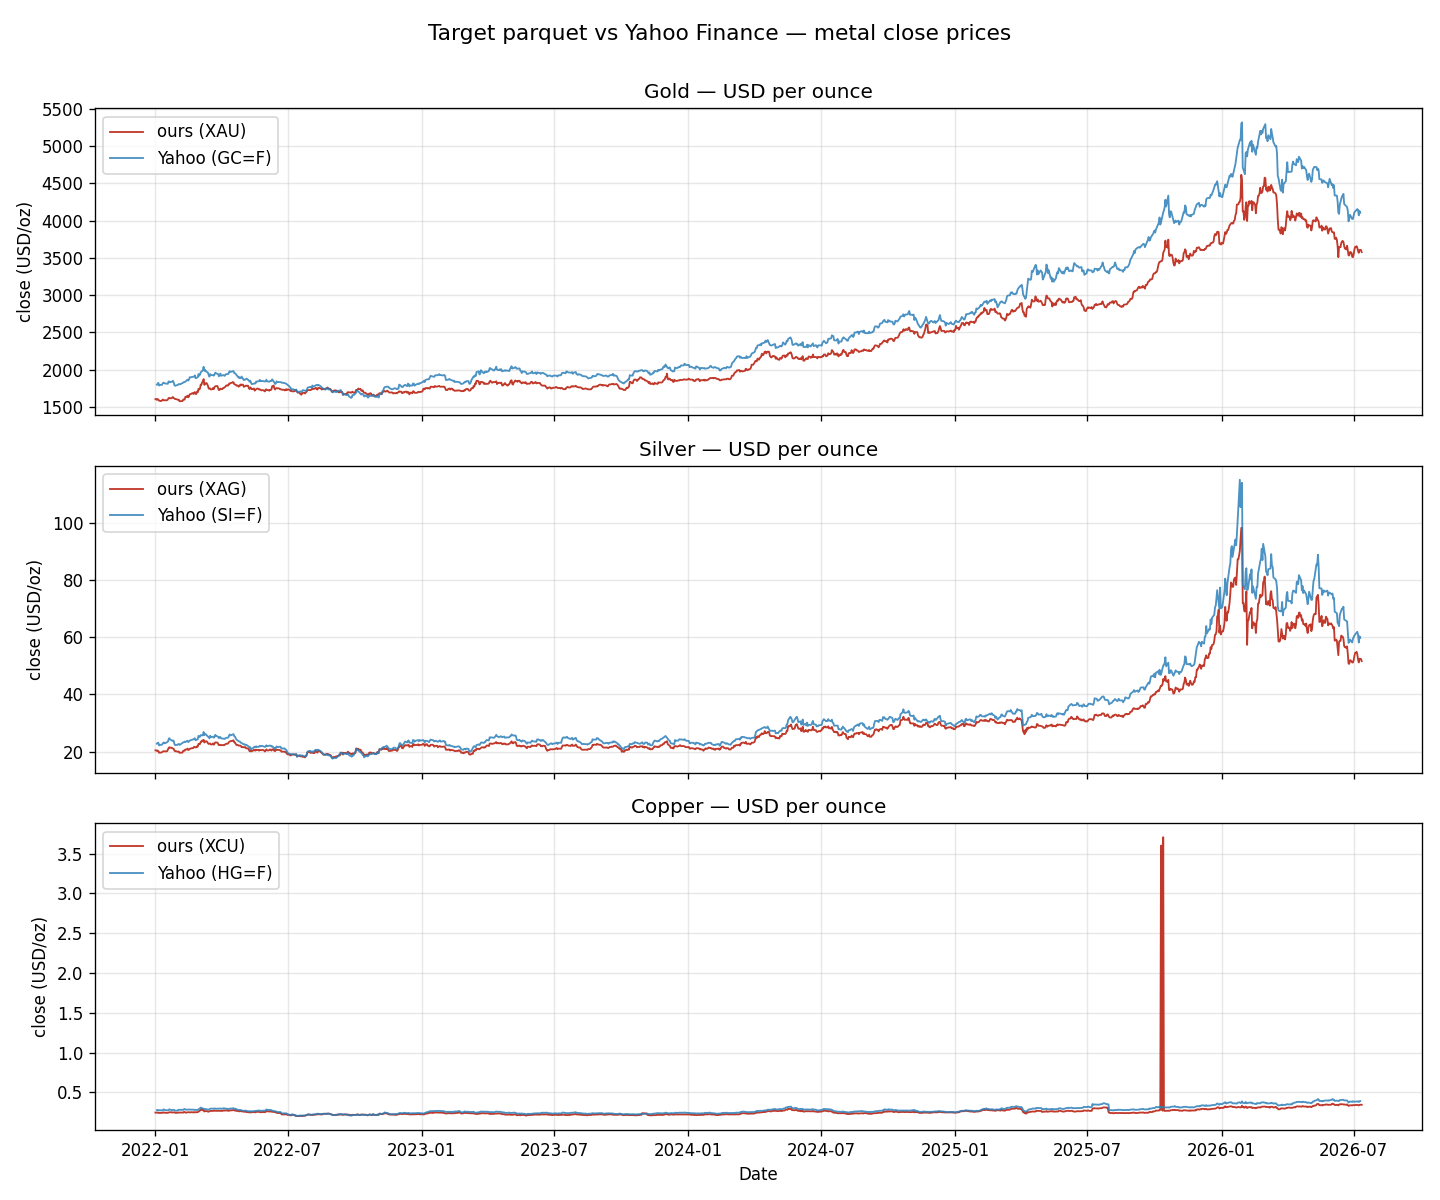

Generate this figure with Python:
"""
Overlay our target-parquet close price against Yahoo Finance for the three
metals we care about — gold (XAU), silver (XAG), copper (XCU) — one panel per
metal, on a common per-ounce unit, so our series can be validated against the
Yahoo ground truth (data gaps, unit mistakes and corruption spikes stand out).

Unit alignment (everything drawn as USD per ounce):
  gold   XAU  vs GC=F  — both USD / troy ounce            (Yahoo factor 1)
  silver XAG  vs SI=F  — both USD / troy ounce            (Yahoo factor 1)
  copper XCU  vs HG=F  — ours is per ounce, HG=F per lb   (Yahoo factor 1/16)

Run:
    python val_data/metals_ours_vs_yahoo.py
    TARGET_VARIABLES_PATH=/path/to/target_variables.parquet python val_data/metals_ours_vs_yahoo.py
"""
import os
from pathlib import Path

import pandas as pd
import yfinance as yf
import matplotlib.pyplot as plt

REPO_ROOT = Path(__file__).resolve().parent.parent
OUT_DIR = Path(__file__).resolve().parent
DEFAULT_TARGET_PARQUET = REPO_ROOT / "target_variables.parquet"

# our id -> (display label, Yahoo ticker, factor applied to the YAHOO close to
# match our per-ounce unit)
METALS = {
    "XAU": ("Gold",   "GC=F", 1.0),
    "XAG": ("Silver", "SI=F", 1.0),
    "XCU": ("Copper", "HG=F", 1.0 / 16.0),   # Yahoo per lb -> per ounce
}


def load_ours(parquet_path: Path, ids: list[str]) -> dict[str, "pd.Series"]:
    """
    Load our close series for the requested ids from the long target parquet.

    Parameters
    ----------
    parquet_path : Path
        Long-format ``target_variables.parquet`` (``date, id, ..., close``).
    ids : list[str]
        Series ids to extract (e.g. ``["XAU", "XAG", "XCU"]``).

    Returns
    -------
    dict[str, pd.Series]
        Maps each id to its close series indexed by date (NaN rows dropped).
    """
    df = pd.read_parquet(parquet_path, columns=["date", "id", "close"])
    df["date"] = pd.to_datetime(df["date"])
    return {mid: df[df["id"] == mid].set_index("date")["close"].dropna().sort_index()
            for mid in ids}


def plot_overlay(parquet_path: Path, out_dir: Path) -> None:
    """
    Draw one panel per metal overlaying our close vs the Yahoo close.

    Parameters
    ----------
    parquet_path : Path
        Path to our ``target_variables.parquet``.
    out_dir : Path
        Directory the PNG is written to.

    Returns
    -------
    None
        Writes ``metals_ours_vs_yahoo.png`` to ``out_dir``.
    """
    ours = load_ours(parquet_path, list(METALS))

    # match Yahoo's window to our data span (+1 day so the last row is included)
    start = min(s.index.min() for s in ours.values())
    end   = max(s.index.max() for s in ours.values()) + pd.Timedelta(days=1)
    tickers = [t for _, t, _ in METALS.values()]
    yahoo = yf.download(tickers, start=start, end=end, auto_adjust=True, progress=False)["Close"]

    fig, axes = plt.subplots(len(METALS), 1, figsize=(12, 10), sharex=True)
    for ax, (mid, (label, ticker, factor)) in zip(axes, METALS.items()):
        our_s = ours[mid]
        yh_s  = (yahoo[ticker].dropna() * factor)
        ax.plot(our_s.index, our_s.values, lw=1.1, color="#c0392b",
                label=f"ours ({mid})")
        ax.plot(yh_s.index, yh_s.values, lw=1.1, color="#2c7fb8",
                label=f"Yahoo ({ticker})", alpha=0.85)
        ax.set_title(f"{label} — USD per ounce")
        ax.set_ylabel("close (USD/oz)")
        ax.grid(True, alpha=0.3)
        ax.legend(loc="upper left")
    axes[-1].set_xlabel("Date")
    fig.suptitle("Target parquet vs Yahoo Finance — metal close prices", fontsize=13)
    fig.tight_layout(rect=(0, 0, 1, 0.98))

    out_path = out_dir / "metals_ours_vs_yahoo.png"
    fig.savefig(out_path, dpi=120)
    plt.close(fig)
    print(f"wrote {out_path}")


if __name__ == "__main__":
    target_path = Path(os.environ.get("TARGET_VARIABLES_PATH", DEFAULT_TARGET_PARQUET))
    if not target_path.is_file():
        raise SystemExit(f"target parquet not found: {target_path}\n"
                         f"set TARGET_VARIABLES_PATH to your target_variables.parquet")
    plot_overlay(target_path, OUT_DIR)
